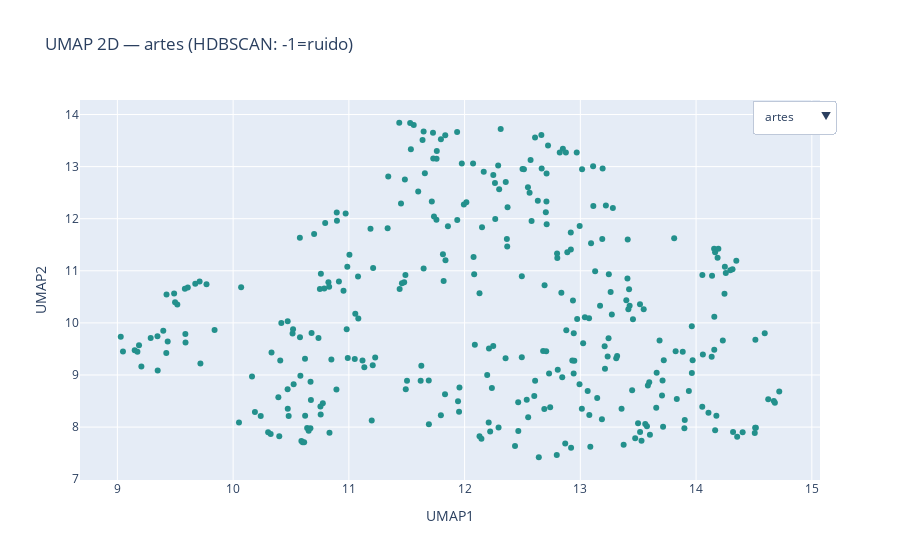
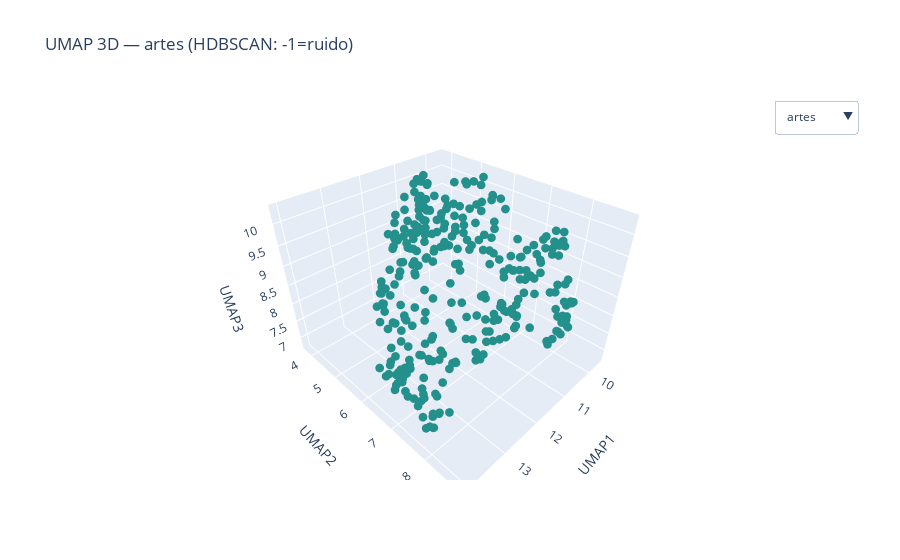

The notebook cell saved with these charts, in order:
### Code cell
# %% MÓDULO 13-P — HDBSCAN por candidato + UMAP 2D/3D con selector
import numpy as np, pandas as pd
import hdbscan, umap
import plotly.express as px
import plotly.graph_objects as go

MIN_CLUSTER_SIZE = 8
MIN_SAMPLES      = 5
METRIC           = "euclidean"   # con embeddings normalizados, "cosine" también funciona

# precomputamos por candidato: labels HDBSCAN + UMAP 2D/3D
per_cand = {}  # cand -> dict(X_idx, labels, U2, U3)
for cand in tqdm(cands, desc="[13P] HDBSCAN por candidato"):
    idx = np.where(paras_df["candidate"].values == cand)[0]
    Xc  = Z_para[idx]
    if Xc.shape[0] < max(10, MIN_CLUSTER_SIZE):
        per_cand[cand] = {"idx":idx, "labels":np.full(len(idx), -1), "U2":None, "U3":None}
        continue
    lab = hdbscan.HDBSCAN(min_cluster_size=MIN_CLUSTER_SIZE, min_samples=MIN_SAMPLES, metric=METRIC).fit_predict(Xc)
    U2c = umap.UMAP(n_components=2, random_state=42, metric="cosine", n_neighbors=15, min_dist=0.1).fit_transform(Xc)
    U3c = umap.UMAP(n_components=3, random_state=42, metric="cosine", n_neighbors=15, min_dist=0.1).fit_transform(Xc)
    per_cand[cand] = {"idx":idx, "labels":lab, "U2":U2c, "U3":U3c}

# 13P.1 — UMAP 2D con dropdown de candidato
def fig_umap_2d_dropdown(per_cand):
    buttons = []
    data0 = None
    i = 0
    for cand, d in per_cand.items():
        idx, lab, U2c = d["idx"], d["labels"], d["U2"]
        if U2c is None:
            U2c = np.zeros((len(idx), 2)); lab = np.full(len(idx), -1)
        scat = go.Scatter(
            x=U2c[:,0], y=U2c[:,1],
            mode="markers",
            marker=dict(size=6, color=lab, colorscale="Viridis"),
            name=cand,
            text=[f"{cand} — {paras_df.iloc[j]['filename']} — ¶{int(paras_df.iloc[j]['para_id'])}" for j in idx],
            hovertemplate="%{text}<extra></extra>",
            visible=(i==0)
        )
        if data0 is None: data0 = [scat]
        else: data0.append(scat)
        buttons.append(dict(label=cand,
                            method="update",
                            args=[{"visible":[k==i for k in range(len(per_cand))]},
                                  {"title":f"UMAP 2D — {cand} (HDBSCAN: -1=ruido)"}]))
        i += 1

    fig = go.Figure(data=data0)
    fig.update_layout(
        title=f"UMAP 2D — {list(per_cand.keys())[0]} (HDBSCAN: -1=ruido)",
        updatemenus=[dict(type="dropdown", x=1.02, y=1.0, showactive=True, buttons=buttons)],
        xaxis_title="UMAP1", yaxis_title="UMAP2"
    )
    return fig

fig_2d = fig_umap_2d_dropdown(per_cand)
fig_2d.show()

# 13P.2 — UMAP 3D con dropdown de candidato
def fig_umap_3d_dropdown(per_cand):
    buttons = []
    data0 = None
    i = 0
    for cand, d in per_cand.items():
        idx, lab, U3c = d["idx"], d["labels"], d["U3"]
        if U3c is None:
            U3c = np.zeros((len(idx), 3)); lab = np.full(len(idx), -1)
        scat = go.Scatter3d(
            x=U3c[:,0], y=U3c[:,1], z=U3c[:,2],
            mode="markers",
            marker=dict(size=3, color=lab, colorscale="Viridis"),
            name=cand,
            text=[f"{cand} — {paras_df.iloc[j]['filename']} — ¶{int(paras_df.iloc[j]['para_id'])}" for j in idx],
            hovertemplate="%{text}<extra></extra>",
            visible=(i==0)
        )
        if data0 is None: data0 = [scat]
        else: data0.append(scat)
        buttons.append(dict(label=cand,
                            method="update",
                            args=[{"visible":[k==i for k in range(len(per_cand))]},
                                  {"title":f"UMAP 3D — {cand} (HDBSCAN: -1=ruido)"}]))
        i += 1

    fig = go.Figure(data=data0)
    fig.update_layout(
        title=f"UMAP 3D — {list(per_cand.keys())[0]} (HDBSCAN: -1=ruido)",
        updatemenus=[dict(type="dropdown", x=1.05, y=1.0, showactive=True, buttons=buttons)],
        scene=dict(xaxis_title="UMAP1", yaxis_title="UMAP2", zaxis_title="UMAP3")
    )
    return fig

fig_3d = fig_umap_3d_dropdown(per_cand)
fig_3d.show()

### Figure 1 — Plotly figure (JSON) as saved in the notebook; plotly's stock layout.template omitted (floating-point values rounded to 4 significant figures; data arrays with more than 128 entries replaced by an {"elided": "..."} marker saying what was removed)
{"data": [{"hovertemplate": "%{text}<extra></extra>", "marker": {"color": {"elided": "319 int values"}, "colorscale": [[0, "#440154"], [0.1111, "#482878"], [0.2222, "#3e4989"], [0.3333, "#31688e"], [0.4444, "#26828e"], [0.5556, "#1f9e89"], [0.6667, "#35b779"], [0.7778, "#6ece58"], [0.8889, "#b5de2b"], [1, "#fde725"]], "size": 6}, "mode": "markers", "name": "artes", "text": {"elided": "319 str values"}, "type": "scatter", "visible": true, "x": {"elided": "319 float values"}, "y": {"elided": "319 float values"}}, {"hovertemplate": "%{text}<extra></extra>", "marker": {"color": {"elided": "138 int values"}, "colorscale": [[0, "#440154"], [0.1111, "#482878"], [0.2222, "#3e4989"], [0.3333, "#31688e"], [0.4444, "#26828e"], [0.5556, "#1f9e89"], [0.6667, "#35b779"], [0.7778, "#6ece58"], [0.8889, "#b5de2b"], [1, "#fde725"]], "size": 6}, "mode": "markers", "name": "harold", "text": {"elided": "138 str values"}, "type": "scatter", "visible": false, "x": {"elided": "138 float values"}, "y": {"elided": "138 float values"}}, {"hovertemplate": "%{text}<extra></extra>", "marker": {"color": [-1, -1, -1, -1, -1, -1, -1, -1, -1, -1, -1, -1, -1, -1, -1, -1, -1, -1, -1, -1, -1, -1, -1, -1, -1, -1, -1, -1, -1], "colorscale": [[0, "#440154"], [0.1111, "#482878"], [0.2222, "#3e4989"], [0.3333, "#31688e"], [0.4444, "#26828e"], [0.5556, "#1f9e89"], [0.6667, "#35b779"], [0.7778, "#6ece58"], [0.8889, "#b5de2b"], [1, "#fde725"]], "size": 6}, "mode": "markers", "name": "jara", "text": ["jara — jara.pdf — ¶1", "jara — jara.pdf — ¶2", "jara — jara.pdf — ¶3", "jara — jara.pdf — ¶4", "jara — jara.pdf — ¶5", "jara — jara.pdf — ¶6", "jara — jara.pdf — ¶7", "jara — jara.pdf — ¶8", "jara — jara.pdf — ¶9", "jara — jara.pdf — ¶10", "jara — jara.pdf — ¶11", "jara — jara.pdf — ¶12", "jara — jara.pdf — ¶13", "jara — jara.pdf — ¶14", "jara — jara.pdf — ¶15", "jara — jara.pdf — ¶16", "jara — jara.pdf — ¶17", "jara — jara.pdf — ¶18", "jara — jara.pdf — ¶19", "jara — jara.pdf — ¶20", "jara — jara.pdf — ¶21", "jara — jara.pdf — ¶22", "jara — jara.pdf — ¶23", "jara — jara.pdf — ¶24", "jara — jara.pdf — ¶25", "jara — jara.pdf — ¶26", "jara — jara.pdf — ¶27", "jara — jara.pdf — ¶28", "jara — jara.pdf — ¶29"], "type": "scatter", "visible": false, "x": [11.99, 14.77, 14.73, 15.36, 14.94, 15.09, 15.57, 13.33, 14.07, 11.48, 12.63, 13.08, 12.24, 15.72, 13.01, 13.07, 11.29, 12.48, 12.41, 11.79, 11.69, 13.73, 13.83, 13.61, 12.1, 13.63, 11.69, 12.06, 12.43], "y": [5.668, 4.285, 4.703, 4.572, 5.386, 5.046, 5.307, 6.407, 5.749, 4.711, 5.483, 6.697, 6.002, 4.832, 5.736, 4.018, 5.414, 6.577, 5.085, 4.379, 6.422, 4.484, 4.999, 3.872, 4.882, 5.32, 5.198, 6.891, 4.538]}, {"hovertemplate": "%{text}<extra></extra>", "marker": {"color": {"elided": "782 int values"}, "colorscale": [[0, "#440154"], [0.1111, "#482878"], [0.2222, "#3e4989"], [0.3333, "#31688e"], [0.4444, "#26828e"], [0.5556, "#1f9e89"], [0.6667, "#35b779"], [0.7778, "#6ece58"], [0.8889, "#b5de2b"], [1, "#fde725"]], "size": 6}, "mode": "markers", "name": "kaiser", "text": {"elided": "782 str values"}, "type": "scatter", "visible": false, "x": {"elided": "782 float values"}, "y": {"elided": "782 float values"}}, {"hovertemplate": "%{text}<extra></extra>", "marker": {"color": {"elided": "135 int values"}, "colorscale": [[0, "#440154"], [0.1111, "#482878"], [0.2222, "#3e4989"], [0.3333, "#31688e"], [0.4444, "#26828e"], [0.5556, "#1f9e89"], [0.6667, "#35b779"], [0.7778, "#6ece58"], [0.8889, "#b5de2b"], [1, "#fde725"]], "size": 6}, "mode": "markers", "name": "kast", "text": {"elided": "135 str values"}, "type": "scatter", "visible": false, "x": {"elided": "135 float values"}, "y": {"elided": "135 float values"}}, {"hovertemplate": "%{text}<extra></extra>", "marker": {"color": {"elided": "172 int values"}, "colorscale": [[0, "#440154"], [0.1111, "#482878"], [0.2222, "#3e4989"], [0.3333, "#31688e"], [0.4444, "#26828e"], [0.5556, "#1f9e89"], [0.6667, "#35b779"], [0.7778, "#6ece58"], [0.8889, "#b5de2b"], [1, "#fde725"]], "size": 6}, "mode": "markers", "name": "matthei", "text": {"elided": "172 str values"}, "type": "scatter", "visible": false, "x": {"elided": "172 float values"}, "y": {"elided": "172 float values"}}, {"hovertemplate": "%{text}<extra></extra>", "marker": {"color": [-1, -1, -1, -1, -1, -1, -1, -1, -1, -1, -1, -1, -1, -1, -1, -1, -1, -1, -1, -1, -1, -1, -1, -1, -1, -1, -1, -1, -1, -1, -1, -1, -1, -1, -1, -1, -1, -1, -1, -1, -1, -1, -1, -1, -1, -1, -1, -1, -1, -1, -1, -1, -1, -1, -1, -1, -1, -1, -1, -1, -1, -1, -1, -1, -1, -1, -1, -1, -1, -1, -1, -1, -1, -1, -1, -1, -1], "colorscale": [[0, "#440154"], [0.1111, "#482878"], [0.2222, "#3e4989"], [0.3333, "#31688e"], [0.4444, "#26828e"], [0.5556, "#1f9e89"], [0.6667, "#35b779"], [0.7778, "#6ece58"], [0.8889, "#b5de2b"], [1, "#fde725"]], "size": 6}, "mode": "markers", "name": "meo", "text": ["meo — meo.pdf — ¶1", "meo — meo.pdf — ¶2", "meo — meo.pdf — ¶3", "meo — meo.pdf — ¶4", "meo — meo.pdf — ¶5", "meo — meo.pdf — ¶6", "meo — meo.pdf — ¶7", "meo — meo.pdf — ¶8", "meo — meo.pdf — ¶9", "meo — meo.pdf — ¶10", "meo — meo.pdf — ¶11", "meo — meo.pdf — ¶12", "meo — meo.pdf — ¶13", "meo — meo.pdf — ¶14", "meo — meo.pdf — ¶15", "meo — meo.pdf — ¶16", "meo — meo.pdf — ¶17", "meo — meo.pdf — ¶18", "meo — meo.pdf — ¶19", "meo — meo.pdf — ¶20", "meo — meo.pdf — ¶21", "meo — meo.pdf — ¶22", "meo — meo.pdf — ¶23", "meo — meo.pdf — ¶24", "meo — meo.pdf — ¶25", "meo — meo.pdf — ¶26", "meo — meo.pdf — ¶27", "meo — meo.pdf — ¶28", "meo — meo.pdf — ¶29", "meo — meo.pdf — ¶30", "meo — meo.pdf — ¶31", "meo — meo.pdf — ¶32", "meo — meo.pdf — ¶33", "meo — meo.pdf — ¶34", "meo — meo.pdf — ¶35", "meo — meo.pdf — ¶36", "meo — meo.pdf — ¶37", "meo — meo.pdf — ¶38", "meo — meo.pdf — ¶39", "meo — meo.pdf — ¶40", "meo — meo.pdf — ¶41", "meo — meo.pdf — ¶42", "meo — meo.pdf — ¶43", "meo — meo.pdf — ¶44", "meo — meo.pdf — ¶45", "meo — meo.pdf — ¶46", "meo — meo.pdf — ¶47", "meo — meo.pdf — ¶48", "meo — meo.pdf — ¶49", "meo — meo.pdf — ¶50", "meo — meo.pdf — ¶51", "meo — meo.pdf — ¶52", "meo — meo.pdf — ¶53", "meo — meo.pdf — ¶54", "meo — meo.pdf — ¶55", "meo — meo.pdf — ¶56", "meo — meo.pdf — ¶57", "meo — meo.pdf — ¶58", "meo — meo.pdf — ¶59", "meo — meo.pdf — ¶60", "meo — meo.pdf — ¶61", "meo — meo.pdf — ¶62", "meo — meo.pdf — ¶63", "meo — meo.pdf — ¶64", "meo — meo.pdf — ¶65", "meo — meo.pdf — ¶66", "meo — meo.pdf — ¶67", "meo — meo.pdf — ¶68", "meo — meo.pdf — ¶69", "meo — meo.pdf — ¶70", "meo — meo.pdf — ¶71", "meo — meo.pdf — ¶72", "meo — meo.pdf — ¶73", "meo — meo.pdf — ¶74", "meo — meo.pdf — ¶75", "meo — meo.pdf — ¶76", "meo — meo.pdf — ¶77"], "type": "scatter", "visible": false, "x": [4.187, 3.809, 5.807, 3.738, 4.266, 4.313, 5.818, 5.189, 5.09, 5.637, 5.259, 5.865, 4.5, 5.063, 4.883, 4.707, 5.258, 6.947, 4.592, 5.511, 7.002, 5.652, 6.895, 7.567, 7.373, 7.523, 7.132, 5.484, 6.754, 4.657, 4.219, 4.15, 4.519, 4.669, 4.901, 4.766, 3.639, 4.506, 4.192, 4.534, 4.033, 4.231, 6.018, 3.804, 4.932, 6.171, 7.525, 7.625, 7.292, 4.707, 6.861, 7.793, 5.44, 4.938, 6.26, 5.262, 6.188, 6.131, 6.046, 6.511, 6.301, 6.546, 6.21, 7.156, 7.318, 4.085, 6.635, 6.61, 3.95, 6.881, 7.354, 7.706, 7.57, 7.415, 7.611, 4.783, 5.259], "y": [-4.927, -5.875, -6.624, -5.793, -5.066, -5.74, -6.471, -5.294, -5.482, -5.362, -4.859, -6.125, -5.644, -4.86, -6.04, -4.623, -5.932, -7.471, -5.529, -5.01, -5.392, -4.806, -6.193, -6.504, -7.297, -6.943, -6.568, -7.038, -7.133, -4.866, -4.542, -6.124, -7.17, -7.836, -7.85, -7.966, -6.2, -7.523, -7.3, -4.003, -6.705, -7.411, -7.743, -6.404, -7.21, -5.281, -5.933, -6.048, -6.123, -4.223, -8.336, -5.64, -5.676, -4.501, -6.282, -5.492, -5.92, -5.767, -7.072, -7.638, -7.423, -7.839, -7.859, -7.652, -7.191, -5.489, -8.254, -8.2, -5.366, -7.864, -4.793, -5.205, -4.762, -5.004, -5.16, -5.084, -6.71]}, {"hovertemplate": "%{text}<extra></extra>", "marker": {"color": {"elided": "369 int values"}, "colorscale": [[0, "#440154"], [0.1111, "#482878"], [0.2222, "#3e4989"], [0.3333, "#31688e"], [0.4444, "#26828e"], [0.5556, "#1f9e89"], [0.6667, "#35b779"], [0.7778, "#6ece58"], [0.8889, "#b5de2b"], [1, "#fde725"]], "size": 6}, "mode": "markers", "name": "parisi", "text": {"elided": "369 str values"}, "type": "scatter", "visible": false, "x": {"elided": "369 float values"}, "y": {"elided": "369 float values"}}], "layout": {"title": {"text": "UMAP 2D — artes (HDBSCAN: -1=ruido)"}, "updatemenus": [{"buttons": [{"args": [{"visible": [true, false, false, false, false, false, false, false]}, {"title": "UMAP 2D — artes (HDBSCAN: -1=ruido)"}], "label": "artes", "method": "update"}, {"args": [{"visible": [false, true, false, false, false, false, false, false]}, {"title": "UMAP 2D — harold (HDBSCAN: -1=ruido)"}], "label": "harold", "method": "update"}, {"args": [{"visible": [false, false, true, false, false, false, false, false]}, {"title": "UMAP 2D — jara (HDBSCAN: -1=ruido)"}], "label": "jara", "method": "update"}, {"args": [{"visible": [false, false, false, true, false, false, false, false]}, {"title": "UMAP 2D — kaiser (HDBSCAN: -1=ruido)"}], "label": "kaiser", "method": "update"}, {"args": [{"visible": [false, false, false, false, true, false, false, false]}, {"title": "UMAP 2D — kast (HDBSCAN: -1=ruido)"}], "label": "kast", "method": "update"}, {"args": [{"visible": [false, false, false, false, false, true, false, false]}, {"title": "UMAP 2D — matthei (HDBSCAN: -1=ruido)"}], "label": "matthei", "method": "update"}, {"args": [{"visible": [false, false, false, false, false, false, true, false]}, {"title": "UMAP 2D — meo (HDBSCAN: -1=ruido)"}], "label": "meo", "method": "update"}, {"args": [{"visible": [false, false, false, false, false, false, false, true]}, {"title": "UMAP 2D — parisi (HDBSCAN: -1=ruido)"}], "label": "parisi", "method": "update"}], "showactive": true, "type": "dropdown", "x": 1.02, "y": 1}], "xaxis": {"title": {"text": "UMAP1"}}, "yaxis": {"title": {"text": "UMAP2"}}}}

### Figure 2 — Plotly figure (JSON) as saved in the notebook; plotly's stock layout.template omitted (floating-point values rounded to 4 significant figures; data arrays with more than 128 entries replaced by an {"elided": "..."} marker saying what was removed)
{"data": [{"hovertemplate": "%{text}<extra></extra>", "marker": {"color": {"elided": "319 int values"}, "colorscale": [[0, "#440154"], [0.1111, "#482878"], [0.2222, "#3e4989"], [0.3333, "#31688e"], [0.4444, "#26828e"], [0.5556, "#1f9e89"], [0.6667, "#35b779"], [0.7778, "#6ece58"], [0.8889, "#b5de2b"], [1, "#fde725"]], "size": 3}, "mode": "markers", "name": "artes", "text": {"elided": "319 str values"}, "type": "scatter3d", "visible": true, "x": {"elided": "319 float values"}, "y": {"elided": "319 float values"}, "z": {"elided": "319 float values"}}, {"hovertemplate": "%{text}<extra></extra>", "marker": {"color": {"elided": "138 int values"}, "colorscale": [[0, "#440154"], [0.1111, "#482878"], [0.2222, "#3e4989"], [0.3333, "#31688e"], [0.4444, "#26828e"], [0.5556, "#1f9e89"], [0.6667, "#35b779"], [0.7778, "#6ece58"], [0.8889, "#b5de2b"], [1, "#fde725"]], "size": 3}, "mode": "markers", "name": "harold", "text": {"elided": "138 str values"}, "type": "scatter3d", "visible": false, "x": {"elided": "138 float values"}, "y": {"elided": "138 float values"}, "z": {"elided": "138 float values"}}, {"hovertemplate": "%{text}<extra></extra>", "marker": {"color": [-1, -1, -1, -1, -1, -1, -1, -1, -1, -1, -1, -1, -1, -1, -1, -1, -1, -1, -1, -1, -1, -1, -1, -1, -1, -1, -1, -1, -1], "colorscale": [[0, "#440154"], [0.1111, "#482878"], [0.2222, "#3e4989"], [0.3333, "#31688e"], [0.4444, "#26828e"], [0.5556, "#1f9e89"], [0.6667, "#35b779"], [0.7778, "#6ece58"], [0.8889, "#b5de2b"], [1, "#fde725"]], "size": 3}, "mode": "markers", "name": "jara", "text": ["jara — jara.pdf — ¶1", "jara — jara.pdf — ¶2", "jara — jara.pdf — ¶3", "jara — jara.pdf — ¶4", "jara — jara.pdf — ¶5", "jara — jara.pdf — ¶6", "jara — jara.pdf — ¶7", "jara — jara.pdf — ¶8", "jara — jara.pdf — ¶9", "jara — jara.pdf — ¶10", "jara — jara.pdf — ¶11", "jara — jara.pdf — ¶12", "jara — jara.pdf — ¶13", "jara — jara.pdf — ¶14", "jara — jara.pdf — ¶15", "jara — jara.pdf — ¶16", "jara — jara.pdf — ¶17", "jara — jara.pdf — ¶18", "jara — jara.pdf — ¶19", "jara — jara.pdf — ¶20", "jara — jara.pdf — ¶21", "jara — jara.pdf — ¶22", "jara — jara.pdf — ¶23", "jara — jara.pdf — ¶24", "jara — jara.pdf — ¶25", "jara — jara.pdf — ¶26", "jara — jara.pdf — ¶27", "jara — jara.pdf — ¶28", "jara — jara.pdf — ¶29"], "type": "scatter3d", "visible": false, "x": [10.09, 10.49, 10.12, 10.45, 9.99, 9.975, 10.26, 9.921, 9.773, 9.595, 10.49, 10.25, 10.4, 10.4, 10.44, 9.775, 9.331, 9.501, 9.443, 9.124, 9.386, 9.65, 9.382, 10.33, 9.891, 9.09, 9.916, 9.015, 8.927], "y": [5.002, 6.927, 7.281, 7.216, 6.776, 7.112, 6.899, 6.561, 6.518, 4.69, 5.193, 6.202, 5.607, 6.412, 5.688, 5.462, 4.703, 6.17, 5.234, 4.909, 5.555, 5.967, 6.039, 5.734, 5.077, 6.518, 4.473, 5.957, 5.448], "z": [2.727, 1.409, 1.511, 0.9246, 1.034, 0.7867, 1.923, 2.816, 2.054, 1.741, 2.086, 2.922, 2.946, 0.9695, 2.263, 1.028, 2.416, 3.034, 2.611, 1.873, 3.213, 1.14, 1.784, 0.9707, 1.795, 1.633, 2.158, 2.95, 2.343]}, {"hovertemplate": "%{text}<extra></extra>", "marker": {"color": {"elided": "782 int values"}, "colorscale": [[0, "#440154"], [0.1111, "#482878"], [0.2222, "#3e4989"], [0.3333, "#31688e"], [0.4444, "#26828e"], [0.5556, "#1f9e89"], [0.6667, "#35b779"], [0.7778, "#6ece58"], [0.8889, "#b5de2b"], [1, "#fde725"]], "size": 3}, "mode": "markers", "name": "kaiser", "text": {"elided": "782 str values"}, "type": "scatter3d", "visible": false, "x": {"elided": "782 float values"}, "y": {"elided": "782 float values"}, "z": {"elided": "782 float values"}}, {"hovertemplate": "%{text}<extra></extra>", "marker": {"color": {"elided": "135 int values"}, "colorscale": [[0, "#440154"], [0.1111, "#482878"], [0.2222, "#3e4989"], [0.3333, "#31688e"], [0.4444, "#26828e"], [0.5556, "#1f9e89"], [0.6667, "#35b779"], [0.7778, "#6ece58"], [0.8889, "#b5de2b"], [1, "#fde725"]], "size": 3}, "mode": "markers", "name": "kast", "text": {"elided": "135 str values"}, "type": "scatter3d", "visible": false, "x": {"elided": "135 float values"}, "y": {"elided": "135 float values"}, "z": {"elided": "135 float values"}}, {"hovertemplate": "%{text}<extra></extra>", "marker": {"color": {"elided": "172 int values"}, "colorscale": [[0, "#440154"], [0.1111, "#482878"], [0.2222, "#3e4989"], [0.3333, "#31688e"], [0.4444, "#26828e"], [0.5556, "#1f9e89"], [0.6667, "#35b779"], [0.7778, "#6ece58"], [0.8889, "#b5de2b"], [1, "#fde725"]], "size": 3}, "mode": "markers", "name": "matthei", "text": {"elided": "172 str values"}, "type": "scatter3d", "visible": false, "x": {"elided": "172 float values"}, "y": {"elided": "172 float values"}, "z": {"elided": "172 float values"}}, {"hovertemplate": "%{text}<extra></extra>", "marker": {"color": [-1, -1, -1, -1, -1, -1, -1, -1, -1, -1, -1, -1, -1, -1, -1, -1, -1, -1, -1, -1, -1, -1, -1, -1, -1, -1, -1, -1, -1, -1, -1, -1, -1, -1, -1, -1, -1, -1, -1, -1, -1, -1, -1, -1, -1, -1, -1, -1, -1, -1, -1, -1, -1, -1, -1, -1, -1, -1, -1, -1, -1, -1, -1, -1, -1, -1, -1, -1, -1, -1, -1, -1, -1, -1, -1, -1, -1], "colorscale": [[0, "#440154"], [0.1111, "#482878"], [0.2222, "#3e4989"], [0.3333, "#31688e"], [0.4444, "#26828e"], [0.5556, "#1f9e89"], [0.6667, "#35b779"], [0.7778, "#6ece58"], [0.8889, "#b5de2b"], [1, "#fde725"]], "size": 3}, "mode": "markers", "name": "meo", "text": ["meo — meo.pdf — ¶1", "meo — meo.pdf — ¶2", "meo — meo.pdf — ¶3", "meo — meo.pdf — ¶4", "meo — meo.pdf — ¶5", "meo — meo.pdf — ¶6", "meo — meo.pdf — ¶7", "meo — meo.pdf — ¶8", "meo — meo.pdf — ¶9", "meo — meo.pdf — ¶10", "meo — meo.pdf — ¶11", "meo — meo.pdf — ¶12", "meo — meo.pdf — ¶13", "meo — meo.pdf — ¶14", "meo — meo.pdf — ¶15", "meo — meo.pdf — ¶16", "meo — meo.pdf — ¶17", "meo — meo.pdf — ¶18", "meo — meo.pdf — ¶19", "meo — meo.pdf — ¶20", "meo — meo.pdf — ¶21", "meo — meo.pdf — ¶22", "meo — meo.pdf — ¶23", "meo — meo.pdf — ¶24", "meo — meo.pdf — ¶25", "meo — meo.pdf — ¶26", "meo — meo.pdf — ¶27", "meo — meo.pdf — ¶28", "meo — meo.pdf — ¶29", "meo — meo.pdf — ¶30", "meo — meo.pdf — ¶31", "meo — meo.pdf — ¶32", "meo — meo.pdf — ¶33", "meo — meo.pdf — ¶34", "meo — meo.pdf — ¶35", "meo — meo.pdf — ¶36", "meo — meo.pdf — ¶37", "meo — meo.pdf — ¶38", "meo — meo.pdf — ¶39", "meo — meo.pdf — ¶40", "meo — meo.pdf — ¶41", "meo — meo.pdf — ¶42", "meo — meo.pdf — ¶43", "meo — meo.pdf — ¶44", "meo — meo.pdf — ¶45", "meo — meo.pdf — ¶46", "meo — meo.pdf — ¶47", "meo — meo.pdf — ¶48", "meo — meo.pdf — ¶49", "meo — meo.pdf — ¶50", "meo — meo.pdf — ¶51", "meo — meo.pdf — ¶52", "meo — meo.pdf — ¶53", "meo — meo.pdf — ¶54", "meo — meo.pdf — ¶55", "meo — meo.pdf — ¶56", "meo — meo.pdf — ¶57", "meo — meo.pdf — ¶58", "meo — meo.pdf — ¶59", "meo — meo.pdf — ¶60", "meo — meo.pdf — ¶61", "meo — meo.pdf — ¶62", "meo — meo.pdf — ¶63", "meo — meo.pdf — ¶64", "meo — meo.pdf — ¶65", "meo — meo.pdf — ¶66", "meo — meo.pdf — ¶67", "meo — meo.pdf — ¶68", "meo — meo.pdf — ¶69", "meo — meo.pdf — ¶70", "meo — meo.pdf — ¶71", "meo — meo.pdf — ¶72", "meo — meo.pdf — ¶73", "meo — meo.pdf — ¶74", "meo — meo.pdf — ¶75", "meo — meo.pdf — ¶76", "meo — meo.pdf — ¶77"], "type": "scatter3d", "visible": false, "x": [-4.237, -4.667, -4.356, -4.756, -4.525, -5.002, -4.554, -4.297, -4.04, -4.989, -4.728, -5.085, -4.634, -4.269, -4.95, -4.681, -4.455, -5.583, -5.183, -5.104, -4.188, -5.032, -4.915, -4.589, -5.525, -5.489, -5.258, -4.545, -4.893, -3.926, -3.882, -4.829, -4.425, -4.755, -4.61, -4.788, -5.012, -4.29, -4.743, -3.674, -4.101, -4.43, -5.302, -4.711, -4.567, -4.02, -3.98, -4.102, -4.021, -3.526, -5.066, -3.902, -3.91, -3.416, -3.747, -3.561, -3.398, -3.283, -5.136, -5.684, -5.104, -5.999, -5.627, -5.433, -5.658, -5.351, -5.623, -5.564, -5.101, -5.611, -3.25, -3.591, -3.325, -3.333, -3.545, -4.342, -4.167], "y": [0.4841, 1.11, 2.277, 1.151, 0.5121, 0.958, 1.779, 0.6249, 0.84, 1.026, 0.8461, 1.299, 1.09, 0.981, 1.267, 0.5808, 1.272, 2.653, 0.5, 0.3105, 1.539, 0.4664, 1.52, 2.207, 2.152, 1.875, 1.666, 2.566, 2.699, 0.6329, 0.713, 1.568, 2.614, 3.352, 3.453, 3.479, 1.655, 3.116, 2.789, 1.217, 1.544, 3.061, 2.963, 1.623, 2.728, 1.312, 2.225, 2.159, 1.776, 1.073, 3.206, 2.501, 1.387, 1.178, 2.201, 1.164, 1.86, 1.97, 2.147, 2.456, 2.898, 2.606, 2.819, 2.34, 1.919, 0.8882, 3.259, 3.359, 0.7998, 2.985, 1.883, 2.188, 2.187, 1.986, 1.929, 0.6045, 2.169], "z": [-0.1038, -0.4318, 1.295, -0.2194, -0.3356, 0.1403, 1.614, 1.084, 1.102, 1.018, 0.8009, 1.32, 0.2589, 0.5195, 0.6244, 0.06095, 1.112, 2.434, 0.2103, 0.5268, 2.893, 0.8435, 2.705, 2.557, 2.693, 2.377, 2.69, 1.149, 2.463, 0.4221, -0.1282, 0.04427, 0.4491, 0.3264, 0.4848, 0.2986, -0.2079, 0.5802, 0.3154, -0.1183, -0.2761, 0.2961, 1.504, -0.5093, 0.6012, 1.564, 2.442, 2.532, 2.134, 0.03926, 2.159, 2.591, 0.919, 0.6214, 1.334, 0.9175, 1.169, 1.344, 1.541, 1.896, 1.861, 1.829, 1.765, 2.425, 2.687, -0.1788, 2.142, 2.076, -0.3813, 2.187, 2.626, 2.928, 2.856, 2.679, 3.08, 0.539, 0.8171]}, {"hovertemplate": "%{text}<extra></extra>", "marker": {"color": {"elided": "369 int values"}, "colorscale": [[0, "#440154"], [0.1111, "#482878"], [0.2222, "#3e4989"], [0.3333, "#31688e"], [0.4444, "#26828e"], [0.5556, "#1f9e89"], [0.6667, "#35b779"], [0.7778, "#6ece58"], [0.8889, "#b5de2b"], [1, "#fde725"]], "size": 3}, "mode": "markers", "name": "parisi", "text": {"elided": "369 str values"}, "type": "scatter3d", "visible": false, "x": {"elided": "369 float values"}, "y": {"elided": "369 float values"}, "z": {"elided": "369 float values"}}], "layout": {"scene": {"xaxis": {"title": {"text": "UMAP1"}}, "yaxis": {"title": {"text": "UMAP2"}}, "zaxis": {"title": {"text": "UMAP3"}}}, "title": {"text": "UMAP 3D — artes (HDBSCAN: -1=ruido)"}, "updatemenus": [{"buttons": [{"args": [{"visible": [true, false, false, false, false, false, false, false]}, {"title": "UMAP 3D — artes (HDBSCAN: -1=ruido)"}], "label": "artes", "method": "update"}, {"args": [{"visible": [false, true, false, false, false, false, false, false]}, {"title": "UMAP 3D — harold (HDBSCAN: -1=ruido)"}], "label": "harold", "method": "update"}, {"args": [{"visible": [false, false, true, false, false, false, false, false]}, {"title": "UMAP 3D — jara (HDBSCAN: -1=ruido)"}], "label": "jara", "method": "update"}, {"args": [{"visible": [false, false, false, true, false, false, false, false]}, {"title": "UMAP 3D — kaiser (HDBSCAN: -1=ruido)"}], "label": "kaiser", "method": "update"}, {"args": [{"visible": [false, false, false, false, true, false, false, false]}, {"title": "UMAP 3D — kast (HDBSCAN: -1=ruido)"}], "label": "kast", "method": "update"}, {"args": [{"visible": [false, false, false, false, false, true, false, false]}, {"title": "UMAP 3D — matthei (HDBSCAN: -1=ruido)"}], "label": "matthei", "method": "update"}, {"args": [{"visible": [false, false, false, false, false, false, true, false]}, {"title": "UMAP 3D — meo (HDBSCAN: -1=ruido)"}], "label": "meo", "method": "update"}, {"args": [{"visible": [false, false, false, false, false, false, false, true]}, {"title": "UMAP 3D — parisi (HDBSCAN: -1=ruido)"}], "label": "parisi", "method": "update"}], "showactive": true, "type": "dropdown", "x": 1.05, "y": 1}]}}
